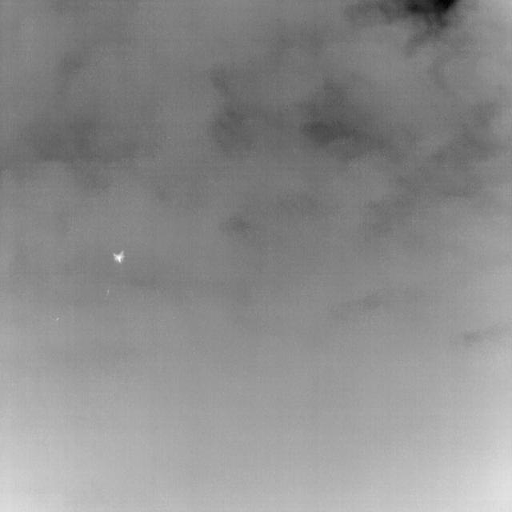
#> input picture IRSTD-1k/XDU1.png, 512 x 512 px
$ python main_num.py
#> lines starting #> are read from the running program, lines starting #| are printed output that depends on the picture
import cv2
import matplotlib.pyplot as plt
from timeit import default_timer as timer
import numpy as np


min_distance = 15   # Predefined minimum distance between neighbor local maxima
num_peaks = 10       # Predefined number of local maxima to be detected
#num_peaks = 5
#num_peaks = 20

file_name = "./IRSTD-1k/XDU1.png"   # 512x512 size
# file_name = "./data/25.bmp"       # 256x256 size

# Load the image using OpenCV
img_h = cv2.imread(file_name, cv2.IMREAD_ANYDEPTH)
#> img_h is the input picture: shape (512, 512); min 1, max 255, mean 140.5
labels = np.zeros(img_h.shape)
peaks = np.zeros((num_peaks,2))

start = timer()
for i in range(min_distance,img_h.shape[0]-min_distance):
    for j in range(min_distance,img_h.shape[1]-min_distance):
        if img_h[i,j] == np.max(img_h[i-min_distance:i+min_distance,j-min_distance:j+min_distance]):
            if np.sum(img_h[i,j] == img_h[i-min_distance:i+min_distance,j-min_distance:j+min_distance]) == 1:
                labels[i,j] = img_h[i,j]
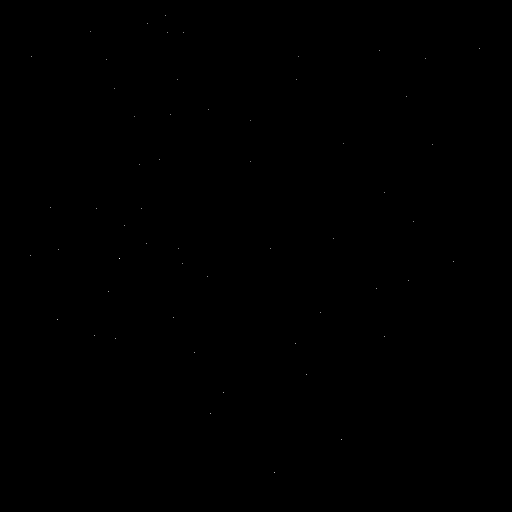
#> labels: shape (512, 512) float64; min 0, max 255, mean 0

indices = np.argsort(labels, axis=None)[-num_peaks:] # choose the brightest peaks
#> indices = [180418, 172416, 191794, 149100, 200927, 211666, 225109, 241938, 163385, 132215]

end = timer()
print("Time elapsed: "+str((end-start)*1000)+" ms")

for i in range(num_peaks):
    peaks[i,0] = int(indices[i] / img_h.shape[1])
    peaks[i,1] = indices[i] % img_h.shape[1]
#> after the loop, peaks = [[352, 194], [336, 384], [374, 306], [291, 108], [392, 223], [413, 210], [439, 341], [472, 274], [319, 57], [258, 119]]


# display results
fig, axes = plt.subplots(1, 2, figsize=(8, 3), sharex=True, sharey=True)
ax = axes.ravel()
ax[0].imshow(img_h, cmap=plt.cm.gray)
ax[0].axis('off')
ax[0].set_title('Original')

ax[1].imshow(img_h, cmap=plt.cm.gray)
ax[1].autoscale(False)
ax[1].plot(peaks[:, 1],peaks[:, 0], 'r.')
ax[1].axis('off')
ax[1].set_title('Local Peaks')

fig.tight_layout()
plt.show()
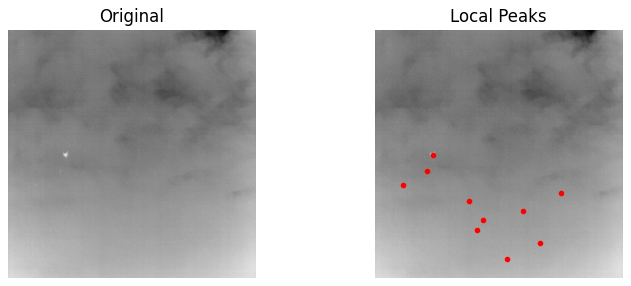
#> figure drawn by matplotlib, 2 panels

$ run again, with data/25.bmp saved as IRSTD-1k/XDU1.png
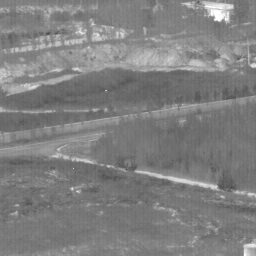
#> input picture data/25.bmp, 256 x 256 px
#> img_h is the input picture: shape (256, 256); min 77, max 255, mean 127.4
#> indices = [17720, 44177, 43081, 38202, 17484, 47307, 48200, 22049, 8529, 8801]
#> after the loop `for i in range(num_peaks):`: peaks = [[69, 56], [172, 145], [168, 73], [149, 58], [68, 76], [184, 203], [188, 72], [86, 33], [33, 81], [34, 97]]
#> `plt.show()`:
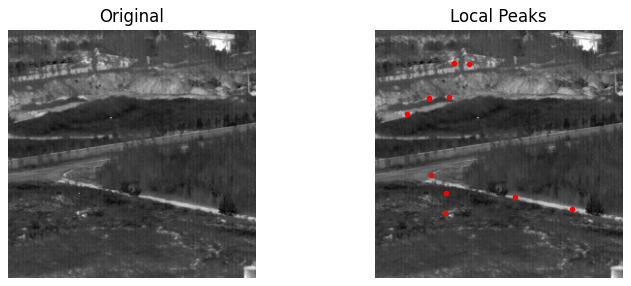
#> figure drawn by matplotlib, 2 panels

$ run again, with IRSTD-1k/XDU0.png copied over IRSTD-1k/XDU1.png
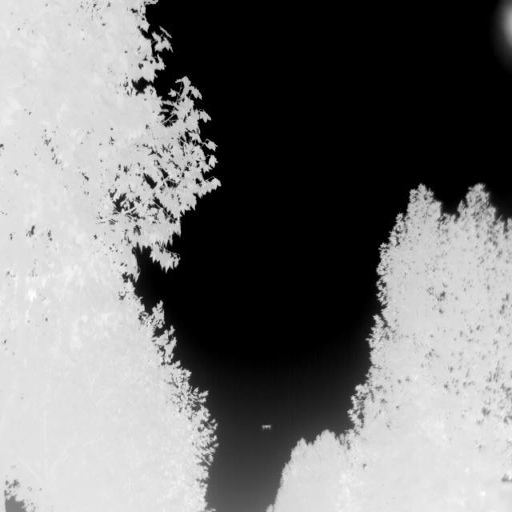
#> input picture IRSTD-1k/XDU0.png, 512 x 512 px
#> img_h is the input picture: shape (512, 512); min 0, max 255, mean 119.2
#> indices = [100978, 222912, 163925, 209079, 223676, 125497, 136779, 244055, 241618, 252899]
#> after the loop `for i in range(num_peaks):`: peaks = [[197, 114], [435, 192], [320, 85], [408, 183], [436, 444], [245, 57], [267, 75], [476, 343], [471, 466], [493, 483]]
#> `plt.show()`:
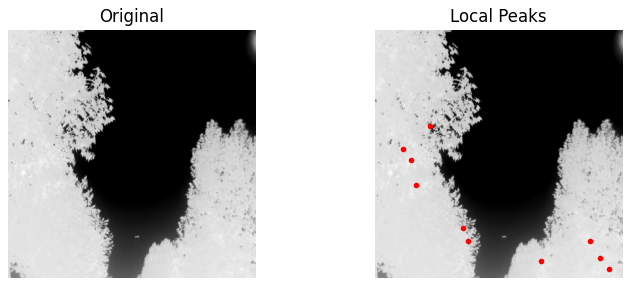
#> figure drawn by matplotlib, 2 panels

$ run again, with IRSTD-1k/XDU10.png copied over IRSTD-1k/XDU1.png
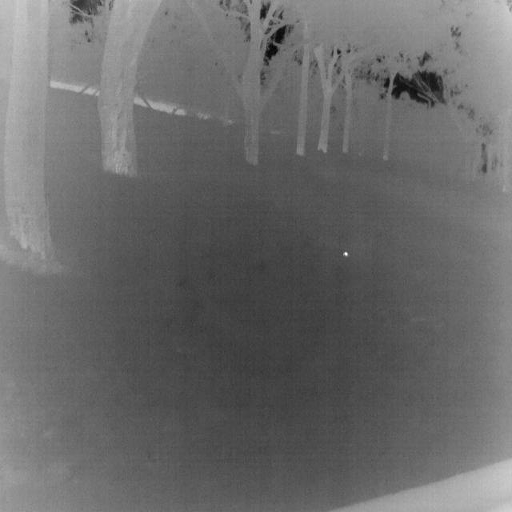
#> input picture IRSTD-1k/XDU10.png, 512 x 512 px
#> img_h is the input picture: shape (512, 512); min 0, max 255, mean 105.8
#> indices = [14130, 45174, 67697, 51847, 86132, 54424, 125465, 45133, 42552, 129881]
#> after the loop `for i in range(num_peaks):`: peaks = [[27, 306], [88, 118], [132, 113], [101, 135], [168, 116], [106, 152], [245, 25], [88, 77], [83, 56], [253, 345]]
#> `plt.show()`:
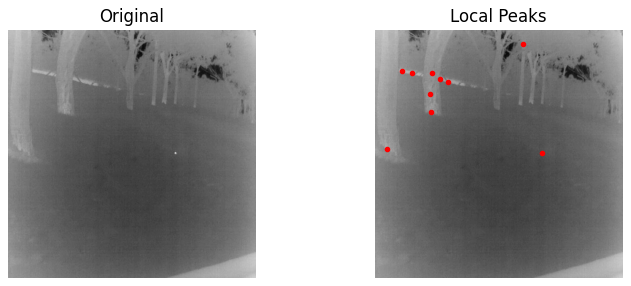
#> figure drawn by matplotlib, 2 panels
